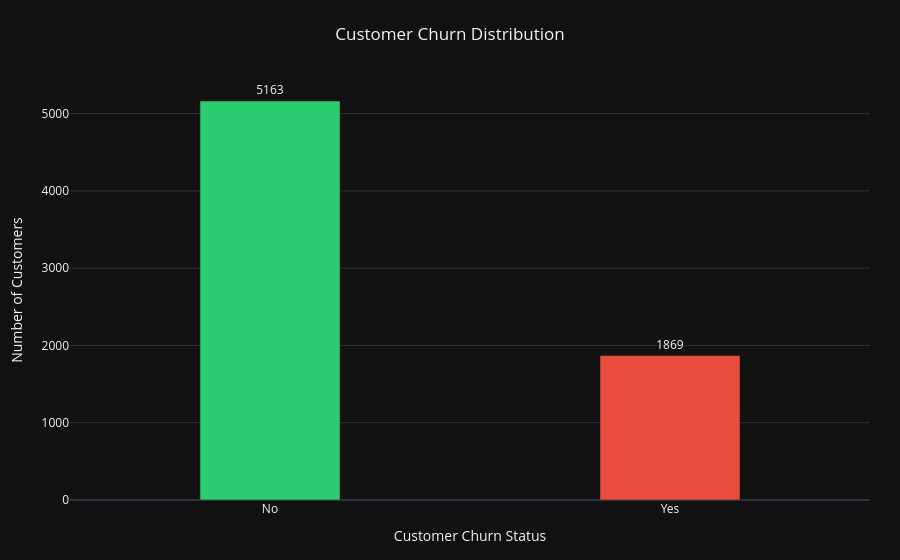

The notebook cell saved with this chart:
### Markdown cell above
<h3>Customer Churn Distribution:</h3>

### Code cell
churn_counts = df["Churn"].value_counts().reindex(["No", "Yes"]).reset_index()
churn_counts.columns = ["Churn", "Number of Customers"]

fig = px.bar(
    churn_counts,
    x="Churn",
    y="Number of Customers",
    color="Churn",
    text="Number of Customers",
    color_discrete_map={
        "No": "#2ECC71",
        "Yes": "#E74C3C"
    },
    title="Customer Churn Distribution",
    template="plotly_dark"
)

fig.update_traces(
    width=0.35,
    textposition="outside",
    cliponaxis=False,
    hovertemplate="Status: %{x}<br>Customers: %{y:,}<extra></extra>"
)

fig.update_layout(
    title_x=0.5,
    xaxis_title="Customer Churn Status",
    yaxis_title="Number of Customers",
    showlegend=False,
    bargap=0.45,
    margin=dict(t=80, b=60, l=70, r=30)
)

fig.show()

### Figure 1 — Plotly figure (JSON) as saved in the notebook; plotly's stock layout.template omitted (floating-point values rounded to 4 significant figures)
{"data": [{"cliponaxis": false, "hovertemplate": "Status: %{x}<br>Customers: %{y:,}<extra></extra>", "legendgroup": "No", "marker": {"color": "#2ECC71", "pattern": {"shape": ""}}, "name": "No", "orientation": "v", "showlegend": true, "text": [5163.0], "textposition": "outside", "type": "bar", "width": 0.35, "x": ["No"], "xaxis": "x", "y": [5163], "yaxis": "y"}, {"cliponaxis": false, "hovertemplate": "Status: %{x}<br>Customers: %{y:,}<extra></extra>", "legendgroup": "Yes", "marker": {"color": "#E74C3C", "pattern": {"shape": ""}}, "name": "Yes", "orientation": "v", "showlegend": true, "text": [1869.0], "textposition": "outside", "type": "bar", "width": 0.35, "x": ["Yes"], "xaxis": "x", "y": [1869], "yaxis": "y"}], "layout": {"bargap": 0.45, "barmode": "relative", "legend": {"title": {"text": "Churn"}, "tracegroupgap": 0}, "margin": {"b": 60, "l": 70, "r": 30, "t": 80}, "showlegend": false, "title": {"text": "Customer Churn Distribution", "x": 0.5}, "xaxis": {"anchor": "y", "categoryarray": ["No", "Yes"], "categoryorder": "array", "domain": [0, 1], "title": {"text": "Customer Churn Status"}}, "yaxis": {"anchor": "x", "domain": [0, 1], "title": {"text": "Number of Customers"}}}}
